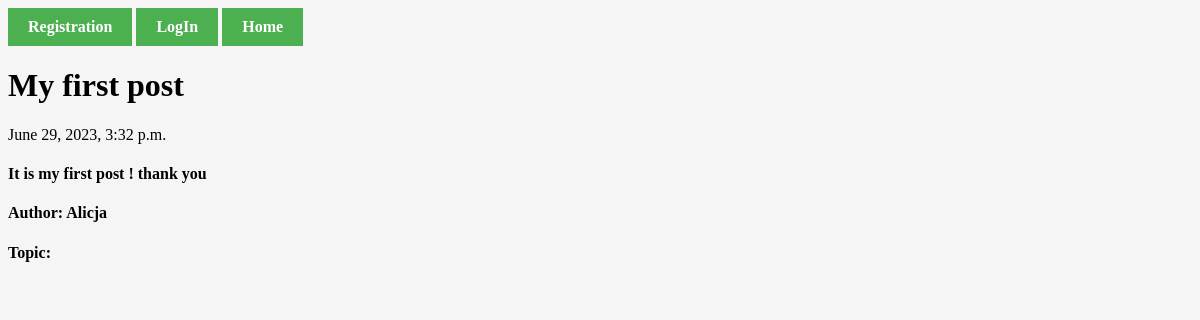
Page /posts/1/detailPost/ on the earlier database version.
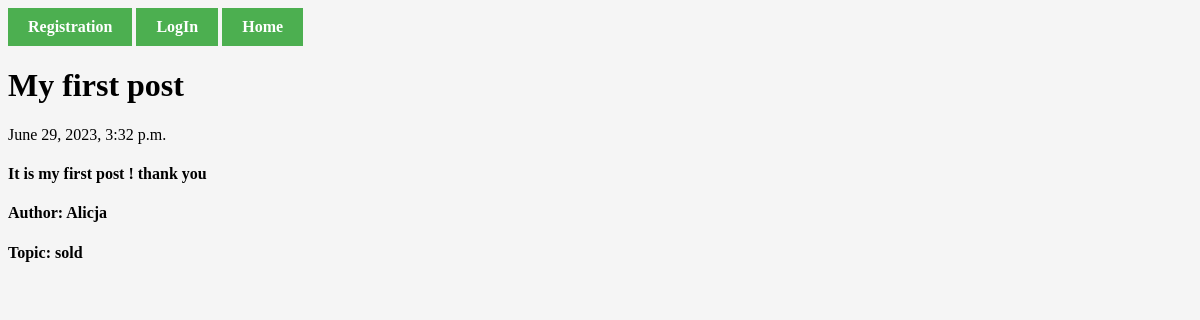
Same page on the later database version.
### Registration/models.py (models this page shows, shortened)
class Posts(models.Model):
    title = models.CharField(max_length=200)
    dec = models.TextField(blank=True)
    createDate = models.DateTimeField(auto_now_add=True) # automatically filled by Django during creation
    published = models.BooleanField()
    image = models.ImageField(upload_to='images/',blank=True)
    user = models.ForeignKey(User, on_delete=models.CASCADE) # Creating many to many relationship with User model
    topics = [
        ('', 'Wybierz temat'),
        ('sold', 'Sprzedam'),
        ('buy', 'Kupię'),
        ('rent', 'Wypożyczę'),
        ('look', 'Szukam'),
        ('else', 'Inne'),
    ]
    topic = models.CharField(max_length=4, choices=topics, default='')

### Registration/views.py (the view)
# urls.py: path('posts/<int:postId>/detailPost/', views.detailPost, name='detailPost'),
def detailPost(request, postId):
    post = get_object_or_404(Posts, id=postId)
    postComments = post.comments.all().order_by("-createDate") # comments -= related_name
    return render(request,'detailPost.html', {'post':post, "postComments":postComments})

### Registration/TEMPLATES/detailPost.html (shortened to what this page needs)
{% extends 'base.html' %}
{% block content %}
<h1>{{post.title}}</h1>
<p>{{post.createDate}}</p>
<h4>{{post.dec}}</h4>
<h4>Author: {{post.user}}</h4>
<h4>Topic: {{post.topic}}</h4>
{% endblock content %}

Differences in the rows shown:
changed Posts "My first post": topic (not shown) → "sold"
